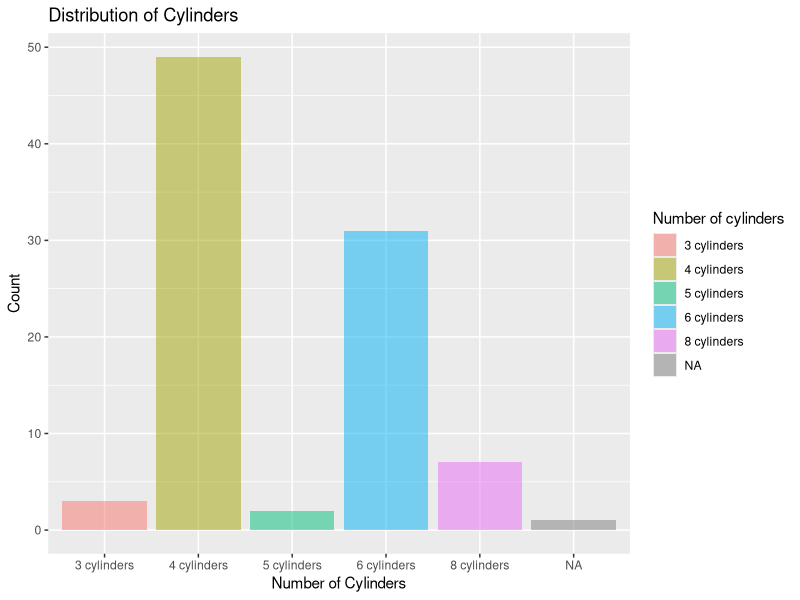
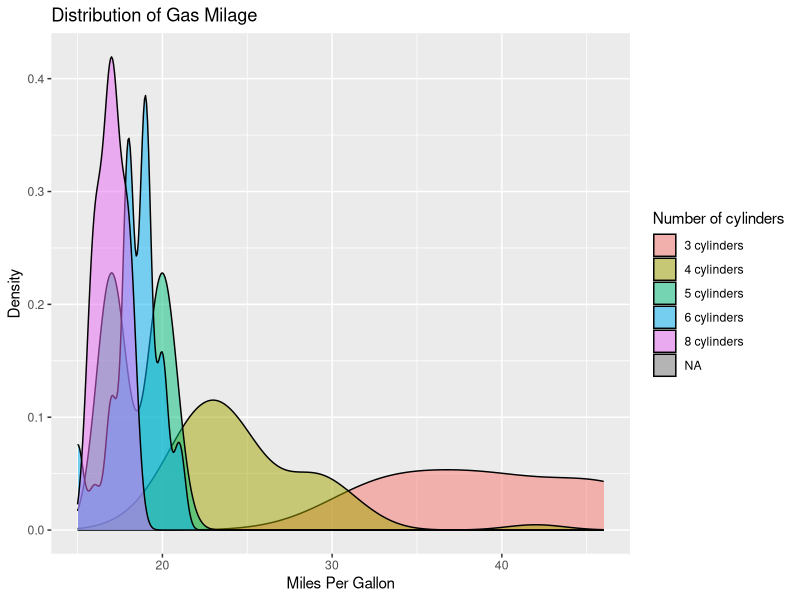
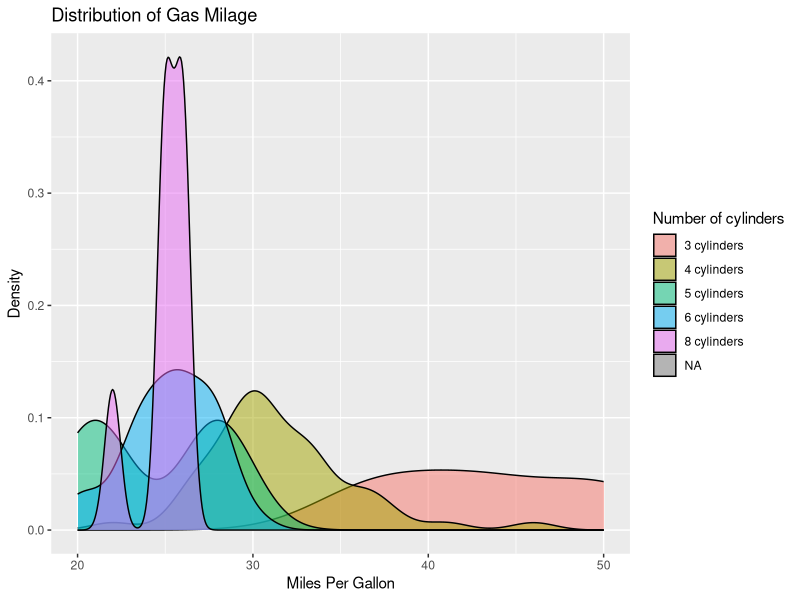
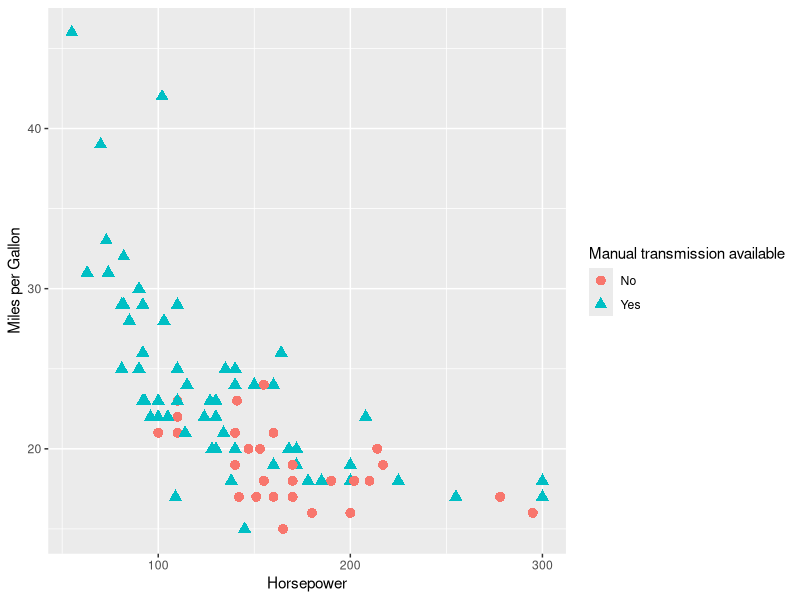
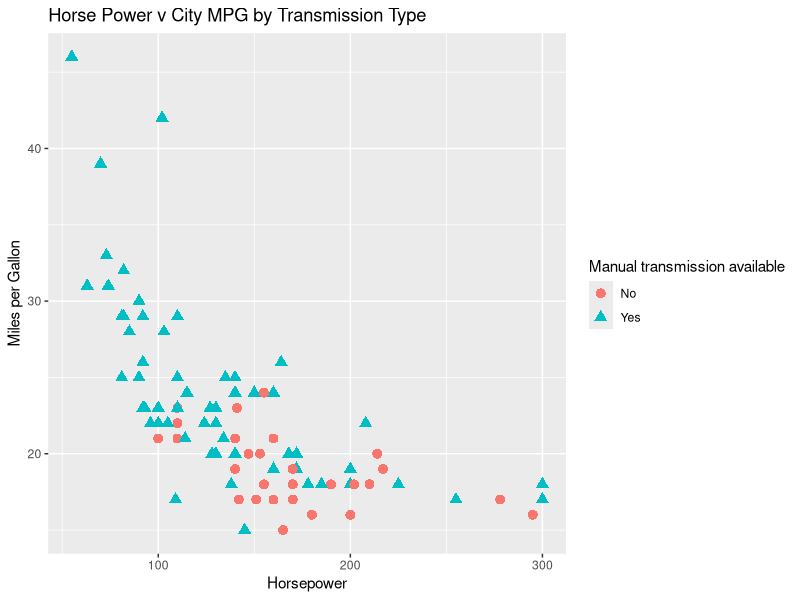
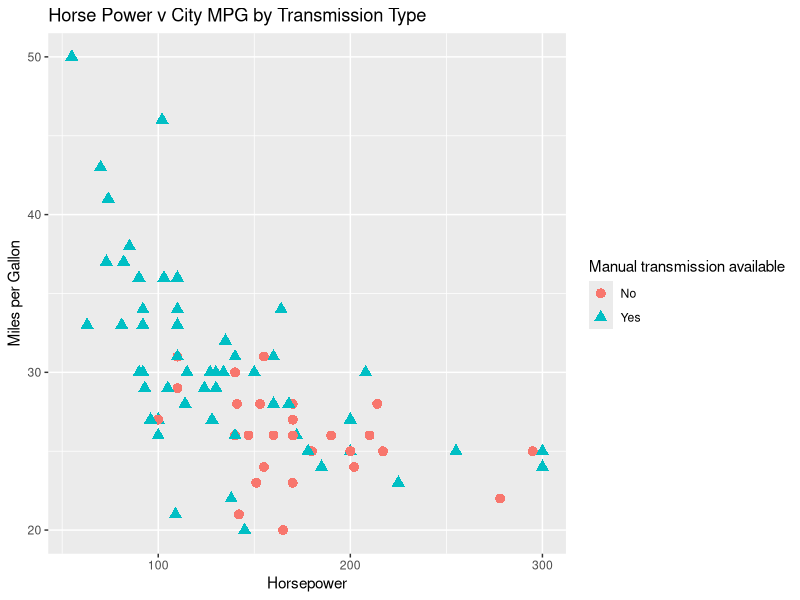
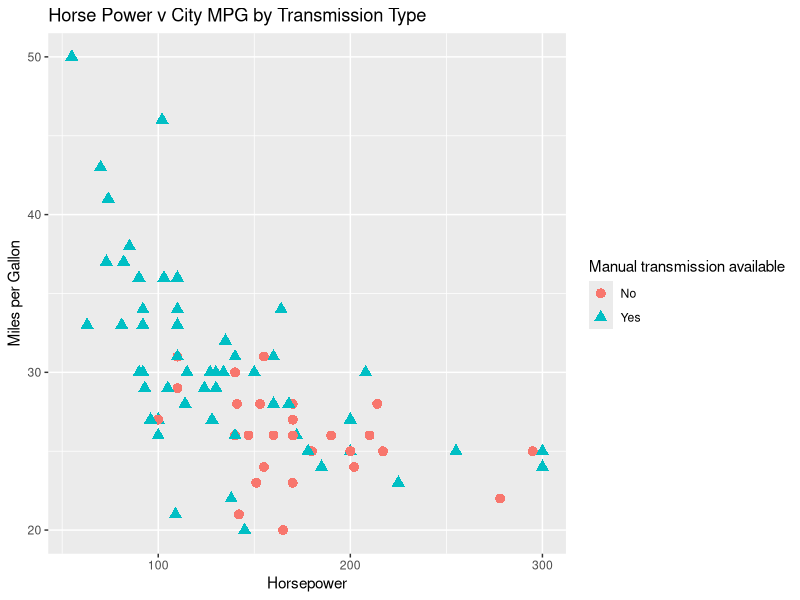
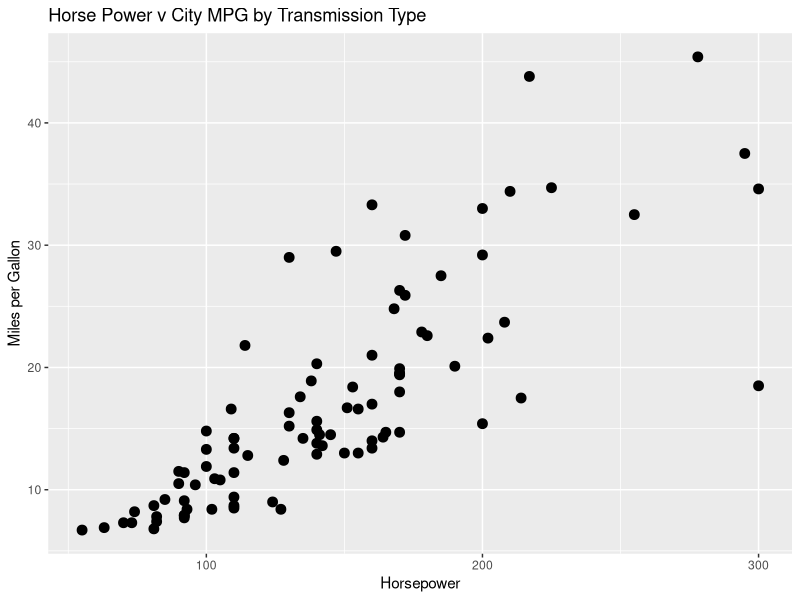

Reproduce these figures in R, in order.

setwd(dir = "~/Desktop/Google Drive/SDSU/DA-Exam-2017/")

list.files(getwd())
# ggplot2 examples
library(readr)
library(dplyr)
options(dplyr.width = Inf)

library(ggplot2) 

df <- read_csv(file = "df.csv")

glimpse(df)


## interesting fact: 1995 Mazda RX-7 doesn't have a conventional piston engine; It has two rotational things that act like a 6-cylinder engine.
sum(df$`Number of cylinders` == ".")
df[57, "Number of cylinders"] <- NA

## Chevy Corvette and Mazda RX-7 have NA for Rear seat room; no rear seats
df$`Rear seat room` <- as.numeric(df$`Rear seat room`)
df[is.na(df$`Rear seat room`),]

# create factors with value labels 
df$Manufacturer <- as.factor(df$Manufacturer)

df$`Number of cylinders` <- factor(df$`Number of cylinders`, levels=c("3","4","5","6","8"),
                      labels=sapply(c("3","4","5","6","8"), function(x) paste(x, "cylinders"))) 

df$`Drive train type` <- factor(df$`Drive train type`, levels=c(0, 1, 2),
                                   labels=c("rear wheel drive", "front wheel drive", "all wheel drive"))


df$`Manual transmission available` <- factor(df$`Manual transmission available`, levels=c(0, 1),
                      labels=c("No", "Yes")) 

df$`Type` <- as.factor(df$Type)

df$`Air Bags standard` <- factor(df$`Air Bags standard`, levels=c(0, 1, 2),
                     labels=c("None","Driver only","Driver & passenger")) 


df$Domestic <- factor(df$Domestic, levels = c(0, 1), 
                      labels = c("non-US", "US"))


# grouped by number of gears (indicated by color)
df %>% group_by(`Number of cylinders`) %>% summarise(count = n())

## there are only two 5 cylinder engines
qplot(`Number of cylinders`, data=df, geom="bar", fill=`Number of cylinders`, alpha=I(.5), 
      main="Distribution of Cylinders", xlab="Number of Cylinders", 
      ylab="Count")




qplot(`City MPG`, data=df, geom="density", fill=`Number of cylinders`, alpha=I(.5), 
      main="Distribution of Gas Milage", xlab="Miles Per Gallon", 
      ylab="Density")



qplot(`Highway MPG`, data=df, geom="density", fill=`Number of cylinders`, alpha=I(.5), 
      main="Distribution of Gas Milage", xlab="Miles Per Gallon", 
      ylab="Density")


# Scatterplot of mpg vs. hp for each combination of gears and cylinders
# in each facet, transmittion type is represented by shape and color

qplot(x = `Horsepower`, y = `City MPG`, data=df, shape=`Manual transmission available`, 
      color = `Manual transmission available`,size=I(3),
      xlab="Horsepower", ylab="Miles per Gallon") 

qplot(x = `Horsepower`, y = `City MPG`, data=df, shape=`Manual transmission available`, 
      color = `Manual transmission available`, size=I(3),
      xlab="Horsepower", ylab="Miles per Gallon", main = "Horse Power v City MPG by Transmission Type") 


qplot(x = `Horsepower`, y = `Highway MPG`, data=df, shape=`Manual transmission available`, 
      color = `Manual transmission available`, size=I(3),
      xlab="Horsepower", ylab="Miles per Gallon", main = "Horse Power v City MPG by Transmission Type") 


qplot(x = `Horsepower`, y = `Highway MPG`, data=df, shape=`Manual transmission available`, 
      color = `Manual transmission available`, size=I(3),
      xlab="Horsepower", ylab="Miles per Gallon", main = "Horse Power v City MPG by Transmission Type") 



# Scatterplot of price vs. hp, am, mpg
qplot(x = `Horsepower`, y = `Minimum Price`, data=df, size=I(3),
      xlab="Horsepower", ylab="Miles per Gallon", main = "Horse Power v City MPG by Transmission Type") 

qplot(x = `Horsepower`, y = `Minimum Price`, data=df, shape=`Manual transmission available`, 
      color = `Manual transmission available`, size=I(3),
      xlab="Horsepower", ylab="Miles per Gallon", main = "Horse Power v City MPG by Transmission Type") 




qplot(x = `Horsepower`, y = `Midrange Price`, data=df, size=I(3),
      xlab="Horsepower", ylab="Miles per Gallon", main = "Horse Power v City MPG by Transmission Type") 

qplot(x = `Horsepower`, y = `Midrange Price`, data=df, shape=`Manual transmission available`, 
      color = `Manual transmission available`, size=I(3),
      xlab="Horsepower", ylab="Miles per Gallon", main = "Horse Power v City MPG by Transmission Type") 




qplot(x = `Horsepower`, y = `Maximum Price`, data=df, size=I(3),
      xlab="Horsepower", ylab="Miles per Gallon", main = "Horse Power v City MPG by Transmission Type") 

qplot(x = `Horsepower`, y = `Maximum Price`, data=df, shape=`Manual transmission available`, 
      color = `Manual transmission available`, size=I(3),
      xlab="Horsepower", ylab="Miles per Gallon", main = "Horse Power v City MPG by Transmission Type") 






qplot(x = `Engine size`, y = `Minimum Price`, data=df, size=I(3),
      xlab="Engine size", ylab="Minimum Price", main = "Engine size v Minimum Price by Transmission Type") 

qplot(x = `Engine size`, y = `Minimum Price`, data=df, shape=`Manual transmission available`, 
      color = `Manual transmission available`, size=I(3),
      xlab="Engine size", ylab="Minimum Price", main = "Engine size v Minimum Price by Transmission Type") 




qplot(x = `Engine size`, y = `Midrange Price`, data=df, size=I(3),
      xlab="Engine size", ylab="Midrange Price", main = "Engine size v Minimum Price by Transmission Type") 

qplot(x = `Engine size`, y = `Midrange Price`, data=df, shape=`Manual transmission available`, 
      color = `Manual transmission available`, size=I(3),
      xlab="Engine size", ylab="Midrange Price", main = "Engine size v Midrange Price by Transmission Type") 




qplot(x = `Engine size`, y = `Maximum Price`, data=df, size=I(3),
      xlab="Engine size", ylab="Max Price", main = "Engine size v Max Price by Transmission Type") 

qplot(x = `Engine size`, y = `Maximum Price`, data=df, shape=`Manual transmission available`, 
      color = `Manual transmission available`, size=I(3),
      xlab="Engine size", ylab="Max Price", main = "Engine size v Max Price by Transmission Type") 




# Separate regressions of mpg on weight for each number of cylinders
qplot(x = `Engine size`, y = `Horsepower`, data=df, size = I(3),
      color = `Manual transmission available`, shape = `Manual transmission available`, 
      main="Regression of Engine size on Horsepower", 
      xlab="Engine size", ylab="Horsepower")



qplot(x = `Engine size`, y = `Horsepower`, data=df, size = I(3),
      color = `Number of cylinders`, shape = `Number of cylinders`,
      main="Regression of Engine size on Horsepower", 
      xlab="Engine size", ylab="Horsepower")



qplot(x = `Engine size`, y = `Horsepower`, data=df, #geom=c("point", "smooth"), 
      #method="lm", formula=y~x, #color=`Number of cylinders`, 
      main="Regression of Engine size on Horsepower", 
      xlab="Engine size", ylab="Horsepower")




# Boxplots of mpg by number of gears 
# observations (points) are overlayed and jittered
qplot(as.factor(gear), mpg, data=mtcars, geom=c("boxplot", "jitter"), 
      fill=gear, main="Mileage by Gear Number",
      xlab="", ylab="Miles per Gallon")


qplot(`Number of cylinders`, `City MPG`, data=df, geom="boxplot", 
      fill=`Number of cylinders`, main="MPG by Number of Cylinders",
      xlab="Cylinders", ylab="Miles per Gallon")


qplot(`Number of cylinders`, `City MPG`, data=df, geom=c("boxplot", "jitter"), 
      fill=`Number of cylinders`, main="MPG by Number of Cylinders",
      xlab="Cylinders", ylab="Miles per Gallon")



qplot(x = `Manufacturer`, y = `Midrange Price`, data=df, geom=c("boxplot", "jitter"), 
      fill=`Manufacturer`, main="Midrange Price by Manufacturer",
      xlab="Manufacturer", ylab="Midrange Price")




qplot(x = `Domestic`, y = `Midrange Price`, data=df, geom="boxplot", 
      fill=`Manufacturer`, main="Midrange Price by Manufacturer",
      xlab="Domestic & Manufacturer", ylab="Midrange Price")





qplot(x = `Domestic`, y = `Midrange Price`, data=df, geom="boxplot", 
      fill=`Domestic`, main="Midrange Price by Manufacturer",
      xlab="Manufacturer", ylab="Midrange Price")


qplot(x = `Domestic`, y = `City MPG`, data=df, geom=c("boxplot", "jitter"), 
      fill=`Domestic`, main="City MPG by Manufacturer",
      xlab="Domestic?", ylab="Midrange Price")



qplot(x = `Midrange Price`, y = `City MPG`, data=df, shape=`Manual transmission available`, 
      color = `Manual transmission available`, size=I(3),
      xlab="Price", ylab="Miles per Gallon", main = "Midrange Price v City MPG by Transmission Type") 


qplot(x = `Midrange Price`, y = `City MPG`, data=df, shape=`Domestic`, 
      color = `Domestic`, size=I(3),
      xlab="Price", ylab="City MPG", main = "Midrange Price v City MPG by Transmission Type") 




